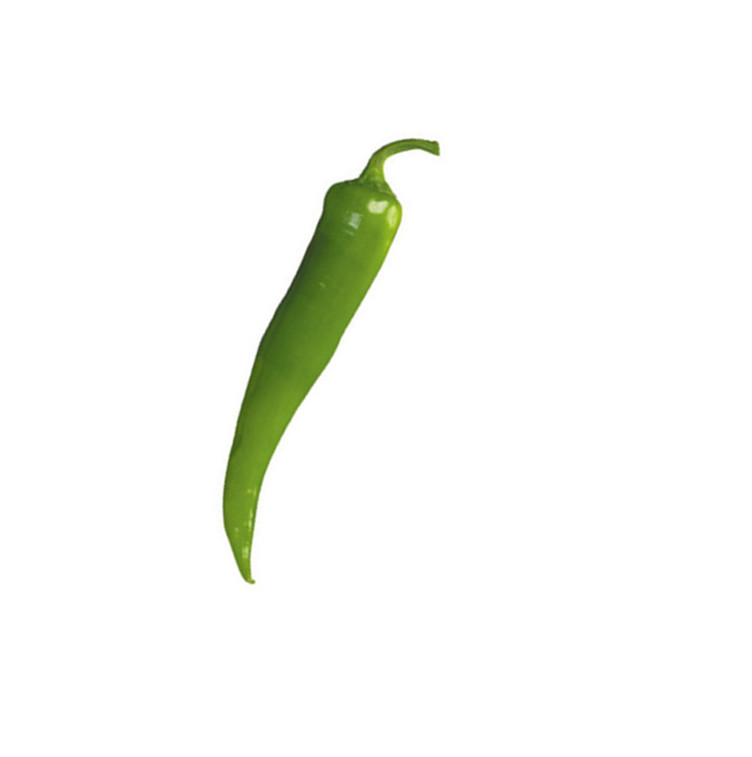
#> input picture src/python/p1.jpg, 752 x 757 px
$ python test.py
#> lines starting #> are read from the running program, lines starting #| are printed output that depends on the picture; after the words box and inside, x2 and y2 are one past the last pixel; in counts of white or black regions, pixels touching at a corner belong together
# -*- coding: utf-8 -*-
"""
Created on Sat Apr 14 00:24:57 2018

@author: aferust
"""

import numpy as np
import pylab as pl
import cv2

from scipy import ndimage as ndi
import time
import regionprops as rp

imrgb = cv2.imread('p1.jpg'); pl.figure(); pl.imshow(imrgb)
#> further down, imrgb is the input picture: shape (757, 752, 3); mean B, G, R 245.5, 249.5, 248
img_gray = cv2.cvtColor(imrgb, cv2.COLOR_BGR2GRAY)
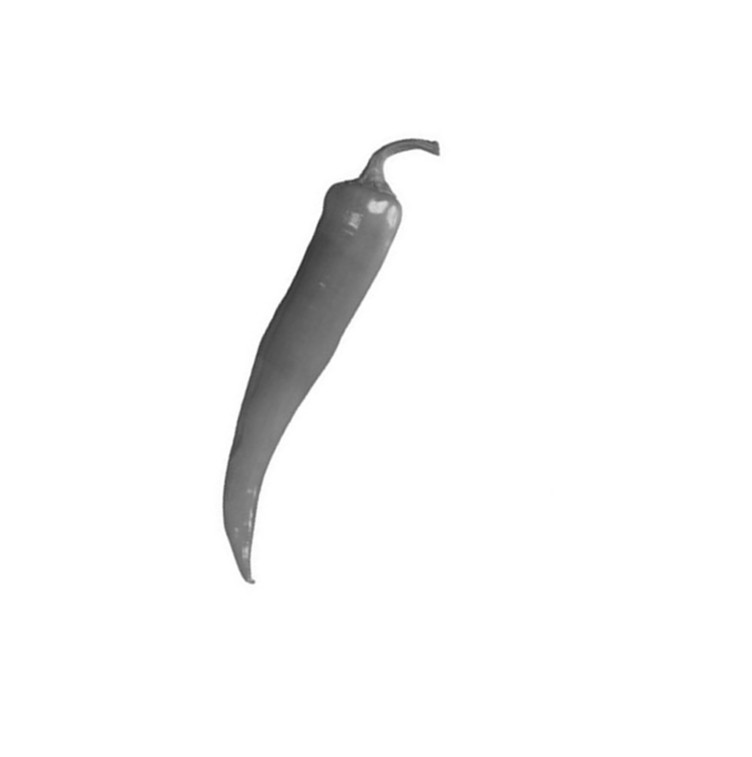
#> img_gray: shape (757, 752); min 45, max 255, mean 248.6

r = imrgb[:,:,0]
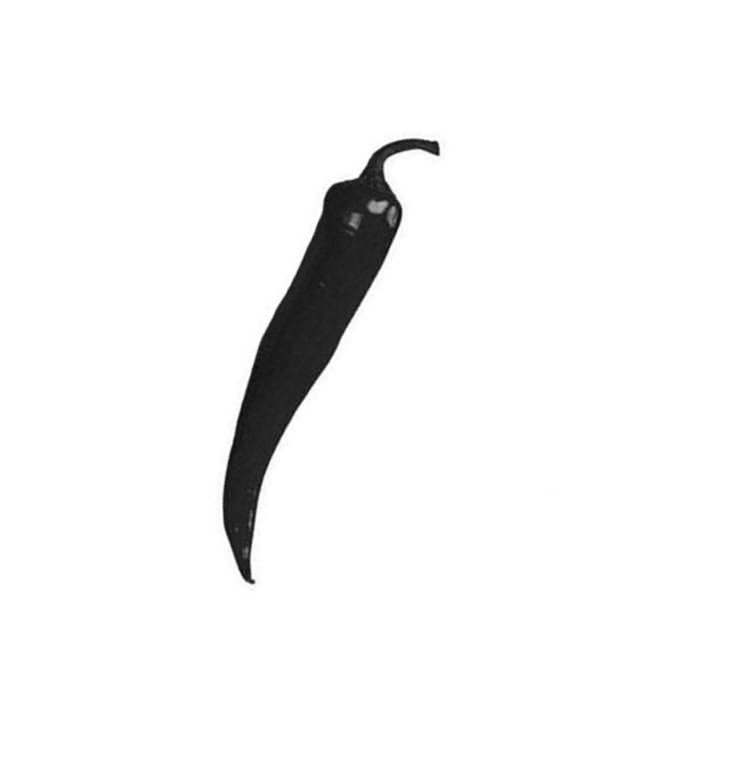
#> r: shape (757, 752); min 8, max 255, mean 245.5
binary = (50 < r) & (r < 165)
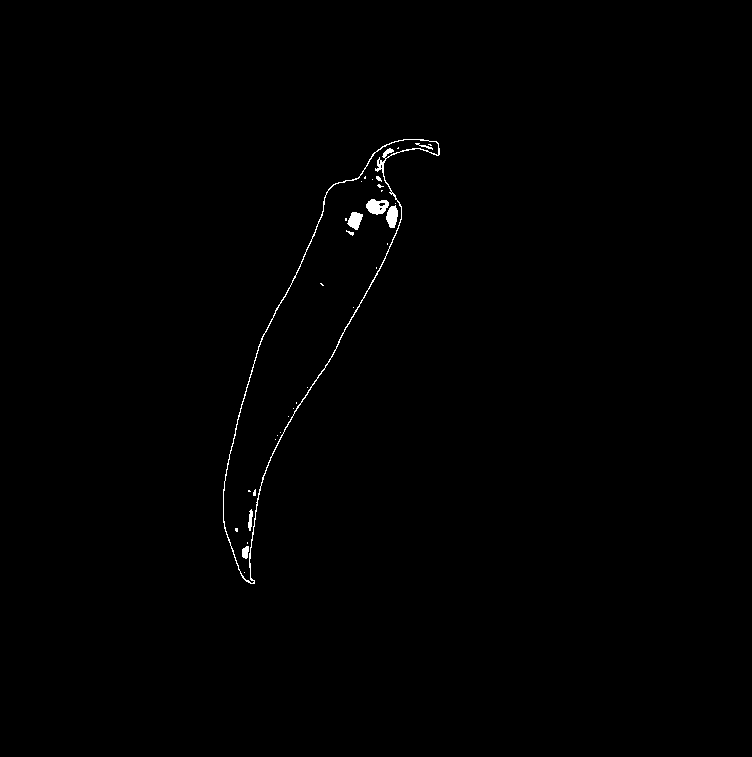
#> binary: shape (757, 752) bool; 0.43% white; 34 white regions (25 under 20 px), largest, box (x1, y1, x2, y2) and area: (223, 139, 440, 584) 1531, (366, 199, 389, 215) 250, (386, 205, 398, 228) 197
im_filled = ndi.binary_fill_holes(binary).astype(np.uint8) # You may want to use opencv methods to fill holes
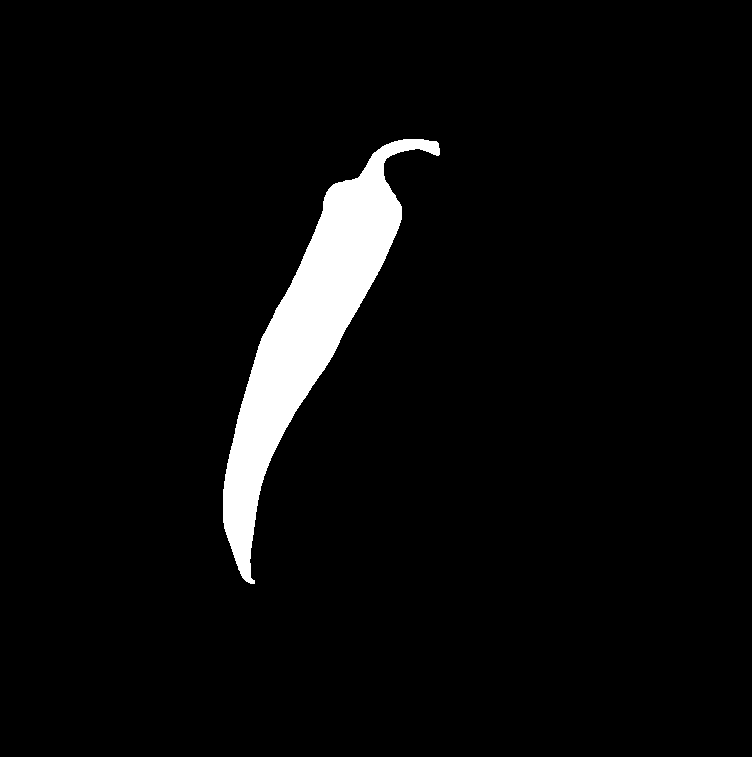
#> im_filled: shape (757, 752); values 0 (black) and 1 (white), 4.3% white; 1 white region, box (x1, y1, x2, y2) and area: (223, 139, 440, 584) 24720

start_time = time.time()

#> (the run stopped early here; a loop or call above may not have finished)
